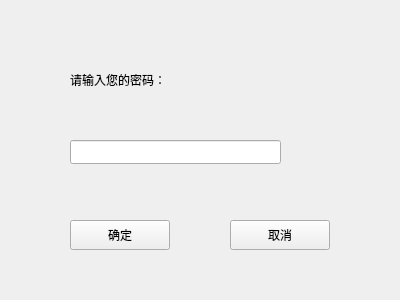
<?xml version="1.0" encoding="UTF-8"?>
<ui version="4.0">
 <class>checkpassword</class>
 <widget class="QWidget" name="checkpassword">
  <property name="geometry">
   <rect>
    <x>0</x>
    <y>0</y>
    <width>400</width>
    <height>300</height>
   </rect>
  </property>
  <property name="windowTitle">
   <string>Form</string>
  </property>
  <widget class="QLineEdit" name="lineEdit">
   <property name="geometry">
    <rect>
     <x>70</x>
     <y>140</y>
     <width>211</width>
     <height>24</height>
    </rect>
   </property>
  </widget>
  <widget class="QLabel" name="label">
   <property name="geometry">
    <rect>
     <x>70</x>
     <y>70</y>
     <width>131</width>
     <height>20</height>
    </rect>
   </property>
   <property name="text">
    <string>请输入您的密码：</string>
   </property>
  </widget>
  <widget class="QPushButton" name="ok">
   <property name="geometry">
    <rect>
     <x>70</x>
     <y>220</y>
     <width>100</width>
     <height>30</height>
    </rect>
   </property>
   <property name="text">
    <string>确定</string>
   </property>
  </widget>
  <widget class="QPushButton" name="cancelBtn">
   <property name="geometry">
    <rect>
     <x>230</x>
     <y>220</y>
     <width>100</width>
     <height>30</height>
    </rect>
   </property>
   <property name="text">
    <string>取消</string>
   </property>
  </widget>
 </widget>
 <resources/>
 <connections/>
</ui>
